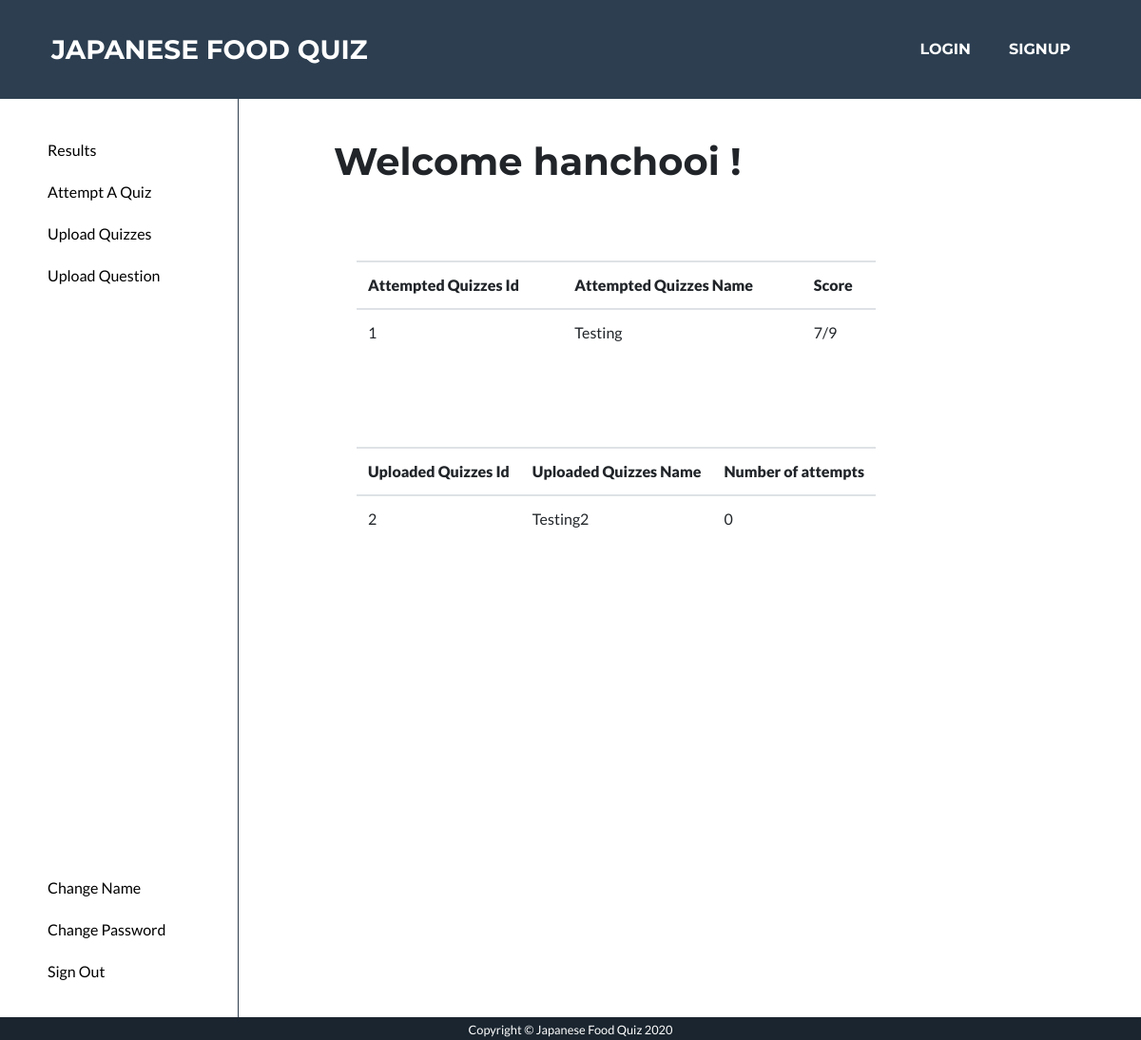
Before: /user_page (signed in) with the older database file.
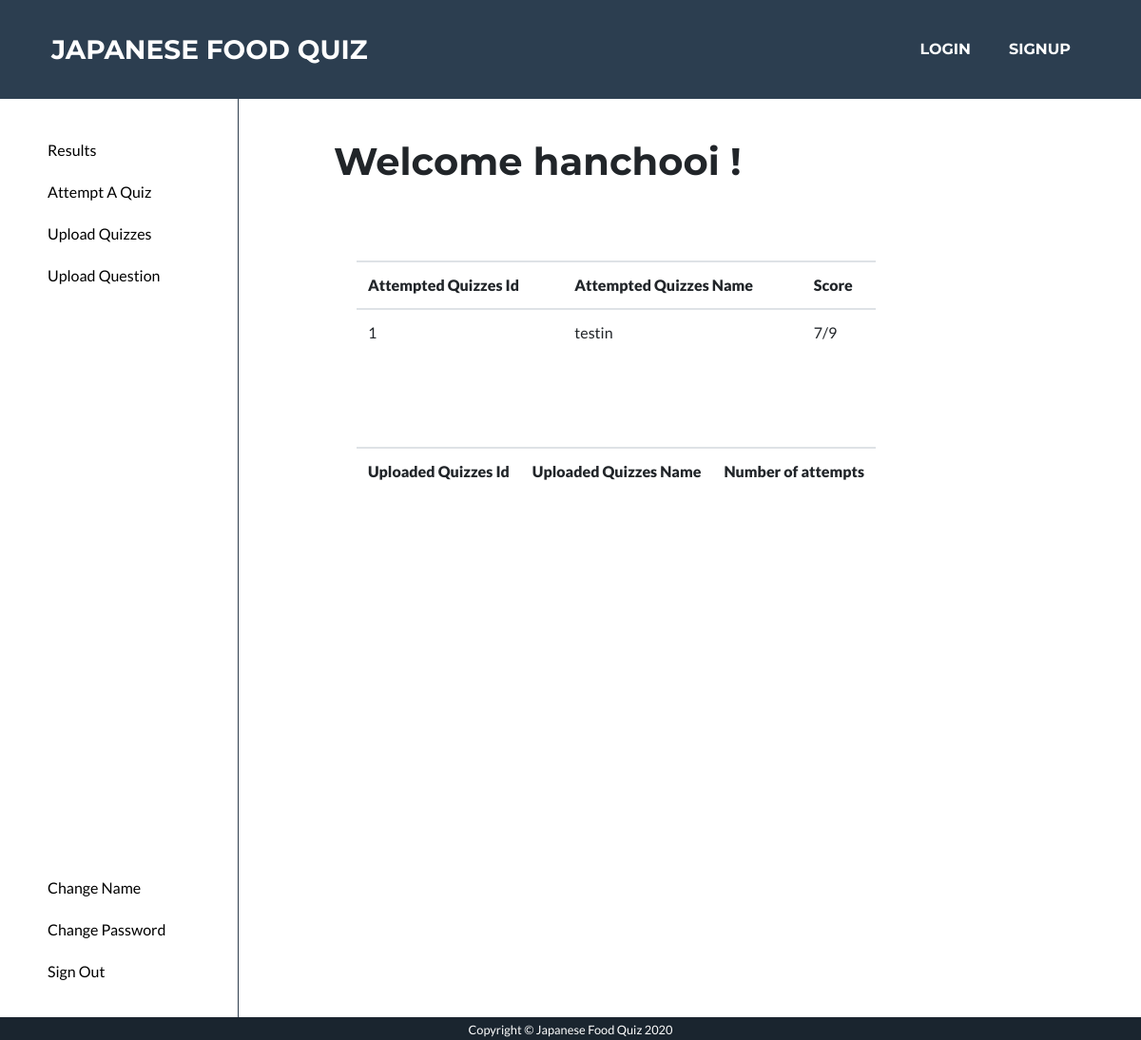
After: the same page with the newer database file.
### app/models.py (models this page shows, shortened)
class QuizSet(db.Model):
    __table_args__ = {'extend_existing': True}
    quizSetID = db.Column(db.Integer, primary_key=True)
    name = db.Column(db.String(100))
    description = db.Column(db.String(100))
    picture = db.Column(db.String(100))
    userID = db.Column(db.String)
    status = db.Column(db.String(100))

### app/routes.py (the view)
@app.route('/user_page')
@login_required
def user_page():
    user = current_user
    if user.name == "admin":
        return redirect('/manage_user')
    answers = Answer.query.filter_by(userID=int(user.id)).all()
    show_answers = []
    if answers and len(answers) > 0:
        for answer in answers:
            records= answer.correctNumber.split(",")
            quiz_set = QuizSet.query.filter_by(quizSetID=answer.quizSetID).first()
            if quiz_set:
                score = str(len(records)-1)+"/"+str(answer.totalNumber)
                show = {"quiz_set_id": answer.quizSetID, "name": quiz_set.name, "score": score}
                show_answers.append(show)
    quiz_sets = QuizSet.query.all()
    show_quizs = []
    if quiz_sets and len(quiz_sets) > 0:
        for quiz_set in quiz_sets:
            if quiz_set.userID != user.id:
                continue
            q_answers = Answer.query.filter_by(quizSetID=int(quiz_set.quizSetID)).all()
            otherNumber = 0
            if q_answers is not None:
                otherNumber = len(q_answers)
            show = {"quiz_set_id": quiz_set.quizSetID, "name": quiz_set.name, "otherNumber": otherNumber}
            show_quizs.append(show)
    if user.status == "admin":
        return render_template('user_page.html', username=current_user.name)
    else:
        return render_template('user_page.html', username=current_user.name, show_answers=show_answers, show_quizs=show_quizs)

### app/models.py (called while the page is built)
@login.user_loader
def load_user(id):
    user = User.query.filter_by(id=(int(id))).first()
    return user

### app/templates/user_page.html (shortened to what this page needs)
<!DOCTYPE html>
<html lang="en">
  <head>
    <link href="/static/style.css" rel="stylesheet" />
    <link rel="stylesheet" type="text/css" href="static/default.css" />
    <link rel="stylesheet" type="text/css" href="static/user_page.css" />
    {% extends 'base.html' %} {% block content %}
    <body>
      <div class="main">
        <div class="navbar2">
          <ul class="nav_ul2">
            <li class="nav_list2">
              <a href="/user_page"><button>Results</button> </a>
            </li>
            <li class="nav_list2">
              <a href="/qs"><button>Attempt A Quiz </button></a>
            </li>
            <li class="nav_list2">
              <a href="/upload_question_set"
                ><button>Upload Quizzes</button>
              </a>
            </li>
            <li class="nav_list2">
              <a href="/upload_quiz"
                ><button>Upload Question</button>
              </a>
            </li>
            <li class="nav_list2_bottom">
                <a href="/user_change_name"><button>Change Name</button></a>
            </li>
            <li class="nav_list2">
                <a href="/user_change_password"><button>Change Password</button></a>
            </li>
            <li class="nav_list2">
                <a href="/logout"><button>Sign Out</button></a>
            </li>
          </ul>
        </div>
        <div class="main_part">
          <h1> Welcome {{ username }} !</h1>
          <div class="flexList container" style="margin-bottom: 5rem;">
              <table class="table">
              <tr>
                  <th><strong>Attempted Quizzes Id</strong></th>
                  <th><strong>Attempted Quizzes Name</strong></th>
                  <th><strong>Score</strong></th>
              </tr>
                {%  for answer in show_answers %}
                  <tr>
                          <td>{{ answer.quiz_set_id }}</td>
                          <td>{{ answer.name }}</td>
                          <td>{{ answer.score }}</td>
                  </tr>
               {% endfor %}
          </table>
          <br>
          <br>
          </div>
          <div class="flexList container">
              <table class="table">
              <tr>
                  <th><strong>Uploaded Quizzes Id</strong></th>
                  <th><strong>Uploaded Quizzes Name</strong></th>
                  <th><strong>Number of attempts</strong></th>
              </tr>
                {%  for quiz in show_quizs %}
                  <tr>
                          <td>{{ quiz.quiz_set_id }}</td>
                          <td>{{ quiz.name }}</td>
                          <td>{{ quiz.otherNumber }}</td>
                  </tr>
               {% endfor %}
              </table>
          </div>
        </div>
      </div>
      {% endblock %}

Changed rows visible on the page:
removed QuizSet: quiz_set_id "2", name "Testing2", otherNumber "0"
changed QuizSet: name "Testing" → "testin"
